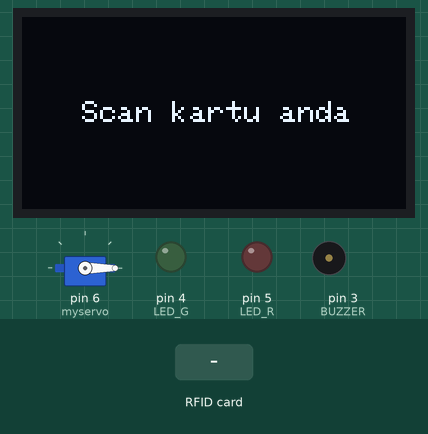
Simulated run of this sketch. Board: Arduino Uno, built with avr-gcc and run on an emulated ATmega328P. Shown: 128×64 one-colour display, servo, output pins drawn as LEDs (lit = HIGH), buzzer (waves = sounding). The test bench sets the inputs (shaded band). Pins used as bus, display or sensor lines are not drawn; what the sketch prints to the serial monitor is not drawn.

Above: at 3.3 s.
3.4 s: RFID card A3 35 87 28 held to the reader
At 3.59 s:
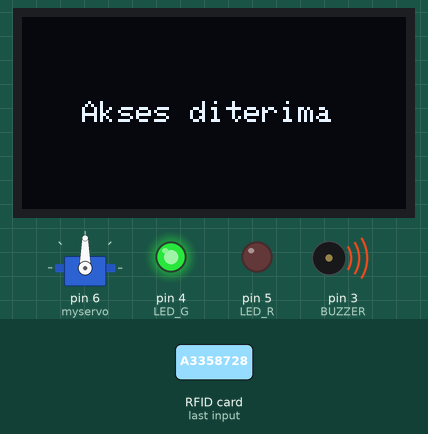
At 4.3 s:
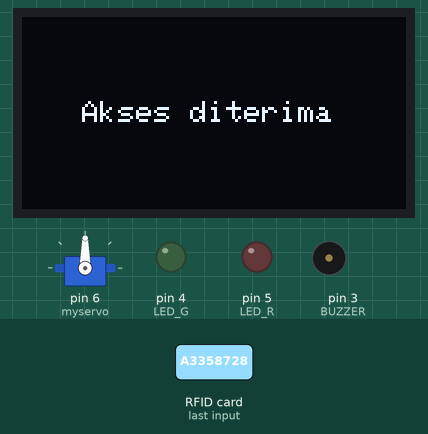
6.2 s: RFID card 5E 7A 19 C4 held to the reader
At 6.7 s:
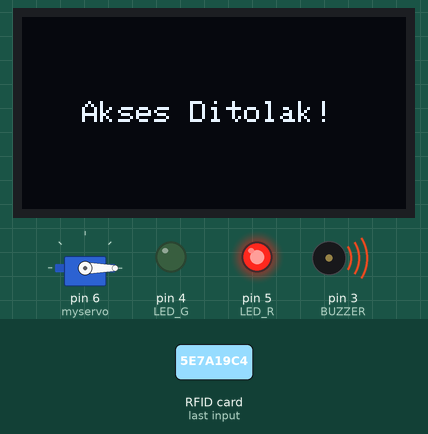
Timing chart, 0 to 9.2 s (numbered marks = the images above; inputs shaded):
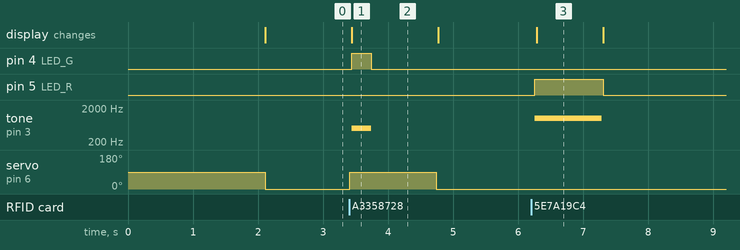

The sketch:

rfid.ino
```cpp
/*
 sda -> 10
 sck -> 13
 mosi -> 11
 miso -> 12
 rst -> 9
 vcc -> 3.3v//sda -> 10
 sck -> 13
 mosi -> 11
 miso -> 12
 rst -> 9
 vcc -> 3.3v
 gnd -> gnd
 gnd -> gnd */
#include <SPI.h>
#include <MFRC522.h>
#include <Wire.h>
#include <Adafruit_GFX.h>
#include <Adafruit_SSD1306.h>
#include <Servo.h>
#define Lebar_Screen 128
#define Tinggi_Screen 64
#define SS_PIN 10
#define RST_PIN 9
#define LED_G 4 //Deklarasi pin led kuning atau hijau
#define LED_R 5 //Deklarasi pin led merah
#define BUZZER 3 //deklarasi pin buzzer
Adafruit_SSD1306 display(Lebar_Screen,Tinggi_Screen,&Wire,-1);
MFRC522 mfrc522(SS_PIN, RST_PIN);   // membuat inisiasi MFRC522
Servo myservo;
void setup()
{
  display.begin(SSD1306_SWITCHCAPVCC,0x3c);
  myservo.attach(6);
  delay(2000);
  display.clearDisplay();
  Serial.begin(9600);   // membuka komunikasi serial
  SPI.begin();      // Initiate  SPI bus inisiasi spi bus
  mfrc522.PCD_Init();   // inisiasi mfrc522
  pinMode(LED_G, OUTPUT);
  pinMode(LED_R, OUTPUT);
  pinMode(BUZZER, OUTPUT);
  noTone(BUZZER);
  display.setTextSize(1);
  display.setTextColor(WHITE);
  display.setCursor(20,28);
  display.println("Scan kartu anda ");
  display.display();
  display.clearDisplay();
  Serial.println("Masukkan kartu akses anda");
  Serial.println();

}
void loop()
{
  myservo.write(0);
  noTone(BUZZER);
  display.setTextSize(1);
  display.setTextColor(WHITE);
  display.setCursor(20,28);
  display.println("Scan kartu anda ");
  display.display();
  display.clearDisplay();
  digitalWrite(LED_G,LOW);
  digitalWrite(LED_R, LOW);
  if ( ! mfrc522.PICC_IsNewCardPresent())   // mencari kartu baru
  {
    return;
  }
  if ( ! mfrc522.PICC_ReadCardSerial())   // memilih salah satu kartu
  {
    return;
  }
  Serial.print("UID tag :");   //Menampilkan uid tag di serial monitor
  String content= "";
  byte letter;
  for (byte i = 0; i < mfrc522.uid.size; i++)
  {
     Serial.print(mfrc522.uid.uidByte[i] < 0x10 ? " 0" : " ");
     Serial.print(mfrc522.uid.uidByte[i], HEX);
     content.concat(String(mfrc522.uid.uidByte[i] < 0x10 ? " 0" : " "));
     content.concat(String(mfrc522.uid.uidByte[i], HEX));
  }
  Serial.println();
  Serial.print("Pesan : ");
  content.toUpperCase();
  if (content.substring(1) == "A3 35 87 28") //sesuaikan dengan uid tag dari kartu
  {
    myservo.write(90);
    display.setTextSize(1);
    display.setTextColor(WHITE);
    display.setCursor(20,28);
    display.println("Akses diterima ");
    display.display();
    display.clearDisplay();
    Serial.println("Akses diterima ");
    Serial.println();
    digitalWrite(LED_G, HIGH);
    tone(BUZZER, 500);
    delay(300);
    digitalWrite(LED_G, LOW);
    noTone(BUZZER);
    delay(1000);
  }
 else {
    myservo.write(0);
    digitalWrite(LED_R,HIGH);
    tone(BUZZER,1000);
    display.setTextSize(1);
    display.setTextColor(WHITE);
    display.setCursor(20,28);
    display.println("Akses Ditolak! ");
    display.display();
    display.clearDisplay();
    Serial.println(" Akses Ditolak! ");
    delay(1000);
 }
}
```

next.ino
```cpp

```

Measured:
- after the input at 3.4 s, pin 4 (LED_G): LOW → HIGH at once, → LOW 0.30 s later; tone on pin 3 (BUZZER): silent → 500 Hz at once, → silent 0.30 s later; servo on pin 6 (myservo): 0° → 90° at once, → 0° 1.3 s later; the display: changes at once (image 1)
- after the input at 6.2 s, pin 5 (LED_R): LOW → HIGH after 0.06 s, → LOW 1.1 s later; tone on pin 3 (BUZZER): silent → 1000 Hz after 0.06 s, → silent 1.0 s later; the display: changes after 0.09 s (image 3)
- what the display in image 1 shows lasts 1.4 s, from 3.4 s to 4.8 s
- what the display in image 3 shows lasts 1.0 s, from 6.3 s to 7.3 s
